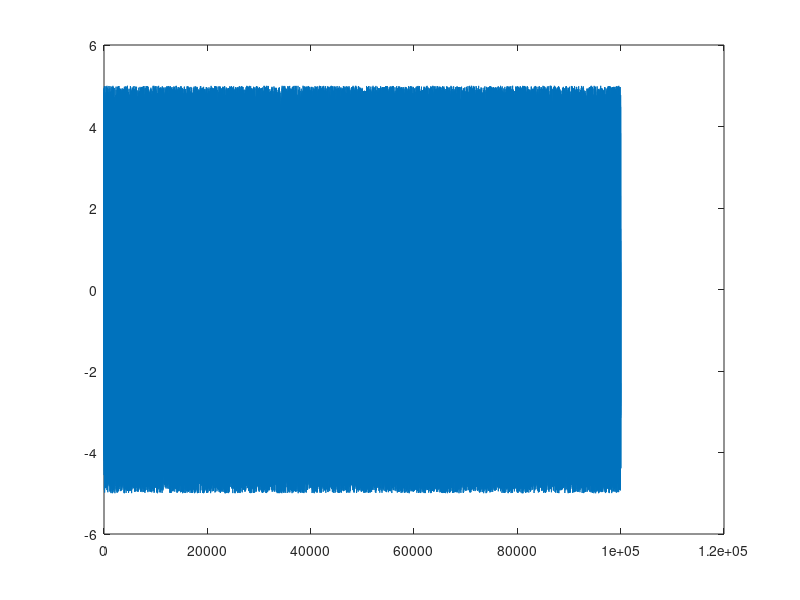
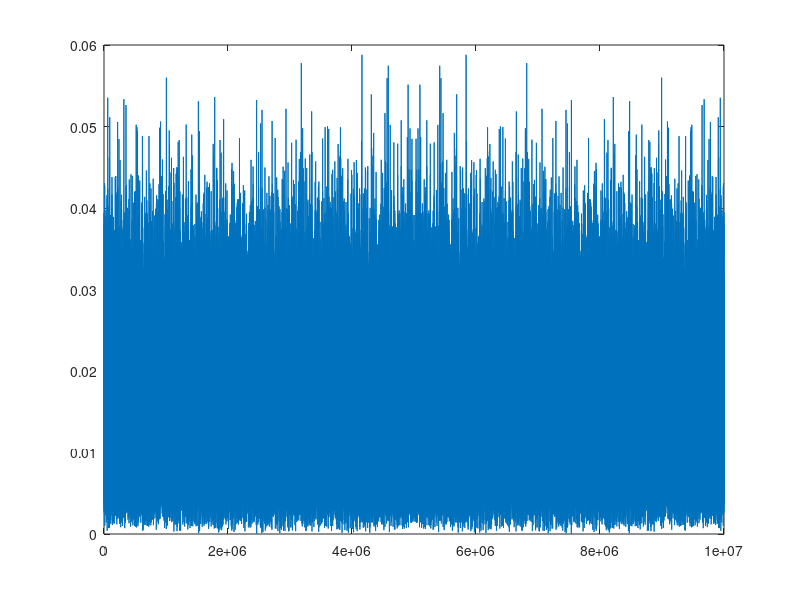
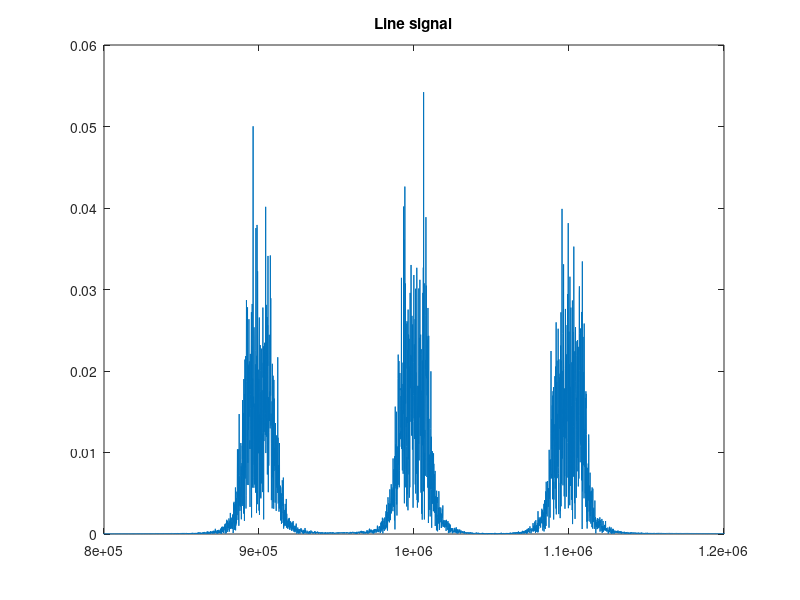

Write MATLAB code to recreate these figures, in order.
% Signal generation Script

clear all
close all
clc

fs = 10e6;
tmax = 0.01;
t = [0:1/fs:tmax];

fNyq = fs/2;

signal = (rand(1,length(t))-0.5)*10;

plot(signal)

signalDft = abs(fft(signal))*2/length(signal);
fVector = linspace(0,fs,length(t));
figure
plot(fVector, signalDft)

% Channel 0 data
[b,a] = butter(4,[890e3/fNyq 910e3/fNyq]);
signal0 = filter(b,a, signal);

% Channel 1 data
[b,a] = butter(4,[990e3/fNyq 1010e3/fNyq]);
signal1 = filter(b,a, signal);

% Channel 2 data
[b,a] = butter(4,[1090e3/fNyq 1110e3/fNyq]);
signal2 = filter(b,a, signal);

signal = signal0+signal1+signal2;
signalDft = abs(fft(signal))*2/length(signal);

figure
plot(fVector, signalDft)
title('Line signal')
xlim([800e3, 1200e3])

save("signal_line.mat", 'signal', 'signalDft', 'fs', 'tmax', 't')



